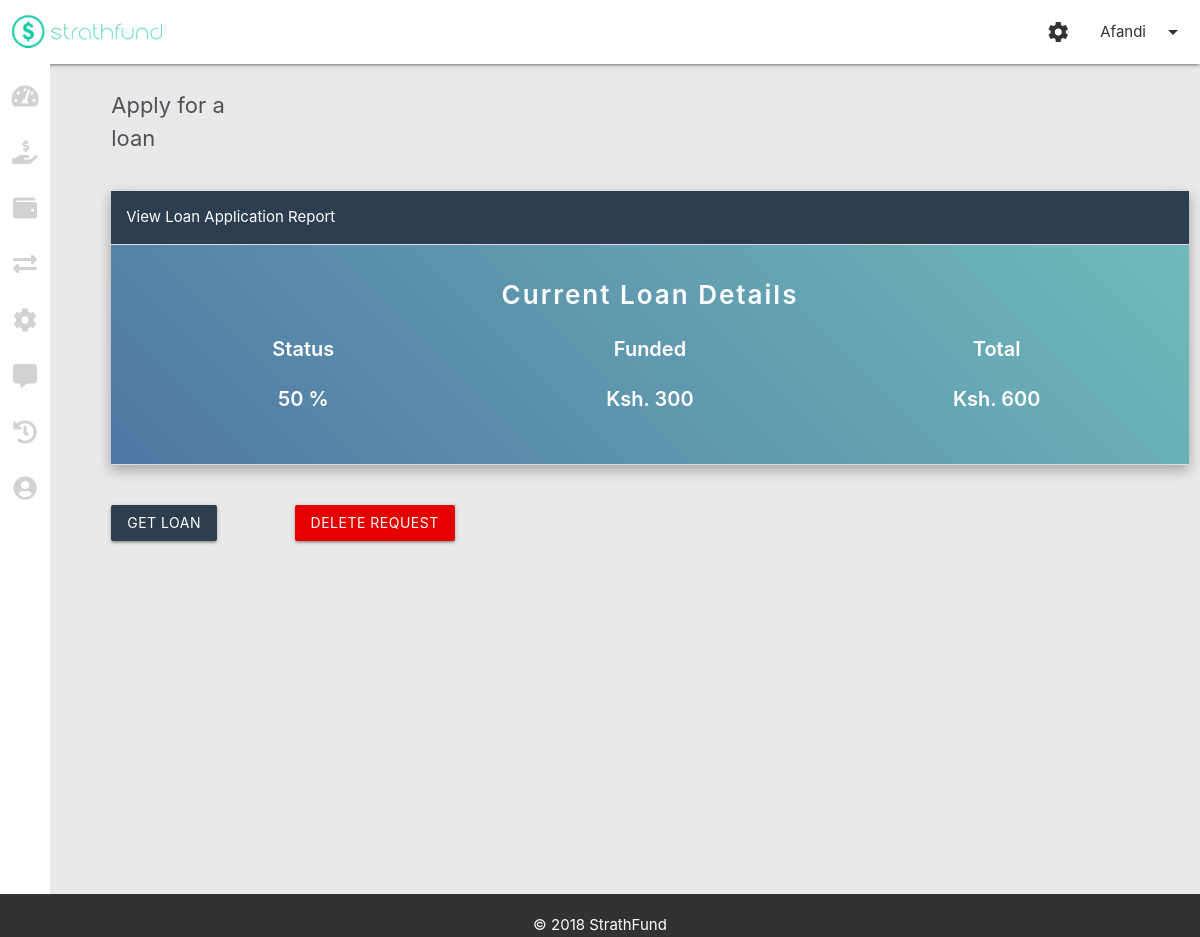
The page /borrow.php (signed in) on the database its author committed.
### tables this page shows
CREATE TABLE `liveBorrower` (
  `LiveID` int(11) NOT NULL,
  `User_ID` int(11) NOT NULL,
  `BorrowerName` text NOT NULL,
  `Status` int(11) NOT NULL DEFAULT '0',
  `Description` varchar(255) NOT NULL,
  `LoanAmount` int(11) NOT NULL,
  `LoanLength` int(11) NOT NULL,
  `LoanInterest` int(11) NOT NULL,
  `liveStatus` int(11) NOT NULL DEFAULT '1'
);

CREATE TABLE `loanFunding` (
  `Fund_ID` int(11) NOT NULL,
  `User_ID` int(11) NOT NULL,
  `Total_Amount` int(11) NOT NULL,
  `Amount_Funded` int(11) NOT NULL DEFAULT '0',
  `Amount_Left` int(11) NOT NULL
);

### borrow.php (the view, shortened to what this page needs)
<?php
    require_once('connect-db.php');
?>
<!DOCTYPE html>
<html>
<head>
    <link rel="stylesheet" href="https://use.fontawesome.com/releases/v5.3.1/css/all.css"
>
    <link type="text/css" rel="stylesheet" href="css/materialize.css" media="screen,projection" />
    <link rel="stylesheet" type="text/css" href="css/style.css">
    <link rel="stylesheet" type="text/css" href="css/user-module.css">
</head>
<body style="display:flex; min-height: 100vh; flex-direction: column;">
    <nav>
        <div class="nav-wrapper" style="background-color:white;">
            <div style="margin-top: 5px; margin-left:12px;" class="img-hold">
                <a href="user-dashboard.php" class="brand-logo"><img src="./images/p2p-green-logo-resized.png"></a>
            </div>
            <ul id="nav-mobile" class="right hide-on-med-and-down">
                <li id="settings-link"><a href="./user-settings.php"><i class="material-icons">settings</i></a></li>
                <li><a class="dropdown-trigger user-name-lend" href="#" data-target="dropdown-user-module"><?php echo $_SESSION['FName'][0]?><i
                            class="material-icons right">arrow_drop_down</i></a></li>
            </ul>
        </div>
    </nav>
    <main style="flex:1 0 auto;">
        <div class="row" style="margin-bottom:0px;">
            <div class="col l1 hide-on-med-and-down">
                <div class="row" style="margin-bottom:0px;">
                    <div class="white col l6 center-align">
                        <ul class="side-nav-user-module">
                            <li><a href="./user-dashboard.php" title="Dashboard"><i class="fas fa-tachometer-alt"></i></a></li>
                            <li><a href="./lend.php" title="Lend Money"><i class="fas fa-hand-holding-usd"></i></a></li>
                            <li><a href="./wallet.php" title="Wallet"><i class="fas fa-wallet"></i></a></li>
                            <li><a href="./borrow.php" title="Borrow Money"><i class="fas fa-exchange-alt"></i></a></li>
                            <li><a href="./user-settings.php" title="Manage Settings"><i class="fas fa-cog"></i></a></li>
                            <li><a href="./feedback.php" title="Feedback"><i class="fas fa-comment-alt"></i></a></li>
                            <li><a href="./wallet.php#recent-transactions" title="Transaction History"><i class="fas fa-history"></i></a></li>
                            <li><a href="./user-profile.php" title="View Profile"><i class="fas fa-user-circle"></i></a></li>
                        </ul>
                    </div>
                </div>
            </div>
            <div class="col s12 m12 l11" id="borrower-header-container">
                <div class="row">
                    <div class="col s12 m4 l2 headers">
                        <span>Apply for a loan</span>
                    </div>
                </div>
                <div class="row">
                    <div class="col s12 m12 l12">
                        <ul class="collapsible popout">
                            <li class="active">
                                <div class="collapsible-header application-report-header">View Loan Application Report</div>
                                <div class="collapsible-body funding-container">
                                    <?php
                                        $selectLoanDetailsSQL = "SELECT * FROM liveBorrower WHERE liveStatus ='1' AND User_ID='{$_SESSION['idNo']}'";
                                        $selectLoanDetails = $con->query($selectLoanDetailsSQL);
                                        if($selectLoanDetails->num_rows>0){
                                            $liveRows = $selectLoanDetails->fetch_array();
                                            $status = $liveRows['Status'];
                                            $total = $liveRows['LoanAmount'];
                                            $selectFundedSQL = "SELECT * FROM loanFunding WHERE (User_ID='{$_SESSION['idNo']}') AND (Total_Amount!=Amount_Funded)";
                                            $selectFunded = $con->query($selectFundedSQL);
                                            if($selectFunded->num_rows>0){
                                                $fundRow = $selectFunded->fetch_array();
                                                $amountFunded = $fundRow['Amount_Funded'];
                                                echo "<div class='row'>
                                                <div class='col s12 m12 l12 center-align'>
                                                    <span style='color:white; font-size: 26px; font-weight: 600; letter-spacing: 2px;'>Current Loan Details</span>
                                                </div>
                                                </div>";
                                                echo "<div class='row'>
                                                <div class='col s4 m4 l4 center-align'>
                                                    <span class='white-text' style='font-size:20px; font-weight: 600;'>Status</span>
                                                </div>
                                                <div class='col s4 m4 l4 center-align'>
                                                    <span class='white-text' style='font-size:20px; font-weight: 600;'>Funded</span>
                                                </div>
                                                <div class='col s4 m4 l4 center-align'>
                                                    <span class='white-text' style='font-size:20px; font-weight: 600;'>Total</span>
                                                </div>
                                                </div>";
                                                echo "
                                                <div class='row'>
                                                <div class='col s4 m4 l4 center-align'>
                                                    <span class='white-text' style='font-size:20px; font-weight: 600;'>$status %</span>
                                                </div>
                                                <div class='col s4 m4 l4 center-align'>
                                                    <span class='white-text' style='font-size:20px; font-weight: 600;'>Ksh. $amountFunded</span>
                                                </div>
                                                <div class='col s4 m4 l4 center-align'>
                                                    <span class='white-text' style='font-size:20px; font-weight: 600;'>Ksh. $total</span>
                                                </div>
                                            </div>";
                                            }
                                        }
                                        else{
                                            echo "<div class='row center-align'>
                                                    <div class= col s12 m12 l12 center-align>
                                                        <span style='color: white; font-size: 22px; font-weight: 600;'>You have no active loans</span>
                                                    </div>
                                                </div>";
                                        }
                                    ?>
                                </div>
                            </li>
                        </ul>
                    </div>
                </div>
                <div class="row">
                    <div class="col s6 m6 l2">
                        <a class="btn waves-effect waves-light" id="loan-button" onclick="$('#loan-form-modal').modal('open');">Get
                            Loan</a>
                    </div>
                    <div class="col s6 m6 l2">
                        <a class="btn waves-effect waves-light" id="delete-loan-button" onclick="$('#delete-confirmation-modal').modal('open');">Delete
                            Request</a>
                    </div>
                </div>
            </div>
        </div>
    </main>
    <footer style="background-color: #323232;" class="page-footer" style="text-align:center; padding: 10px; margin-top:0;">
        <div class=" center-align container">
            © 2018 StrathFund
        </div>
    </footer>
</body>
</html>

### css/style.css (style rules this page uses)
body { background-color: #E9E9E9; }
.page-footer { background-color: #323232; }
.img-hold { float: left; justify-content: center; margin-left: 5px; margin-top: 15px; }
.row a { color: #25BB9B; }
i.material-icons, i.material-icons+span { vertical-align: middle; }

### css/user-module.css (style rules this page uses)
.user-name-lend { color: #323232; transition: all 0.3s ease-out; }
#settings-link a { color: #323232; transition: all .2s ease-out; }
.side-nav-user-module { min-height: 100vh; }
.side-nav-user-module li a { font-size: 24px; color: #D1D2D3; transition: color .2s ease-out; }
.side-nav-user-module li { padding-bottom: 20px; }
.material-icons { vertical-align: middle !important; padding-bottom: 3px; }
#borrower-header-container { padding-top: 25px; }
#borrower-header-container .headers span { font-size: 22px; color: #505056; }
.application-report-header { background-color: #2C3E50; color: white; }
#loan-button { color: white; background-color: #2E3E4F; transition: all .2s ease-out; }
#delete-loan-button { color: white; background-color: #E50000; }
.funding-container { margin: 0 auto; margin-bottom: 20px; background: #4f78a4; background: -moz-linear-gradient(45deg, #4f78a4 0%, #70baba 100%); background: -webkit-linear-gradient(45deg, #4f78a4 0%, #70baba 100%); background: linear-gradient(45deg, #4f78a4 0%, #70baba 100%); filter: progid:DXImageTransform.Microsoft.gradient(startColorstr='#4f78a4', endColorstr='#70baba', GradientType=1); }

### rows shown on the page
liveborrower: Status "50", LoanAmount "600"
loanfunding: Amount_Funded "300"

### other values the page prints
$_SESSION['FName'][0] "Afandi"
